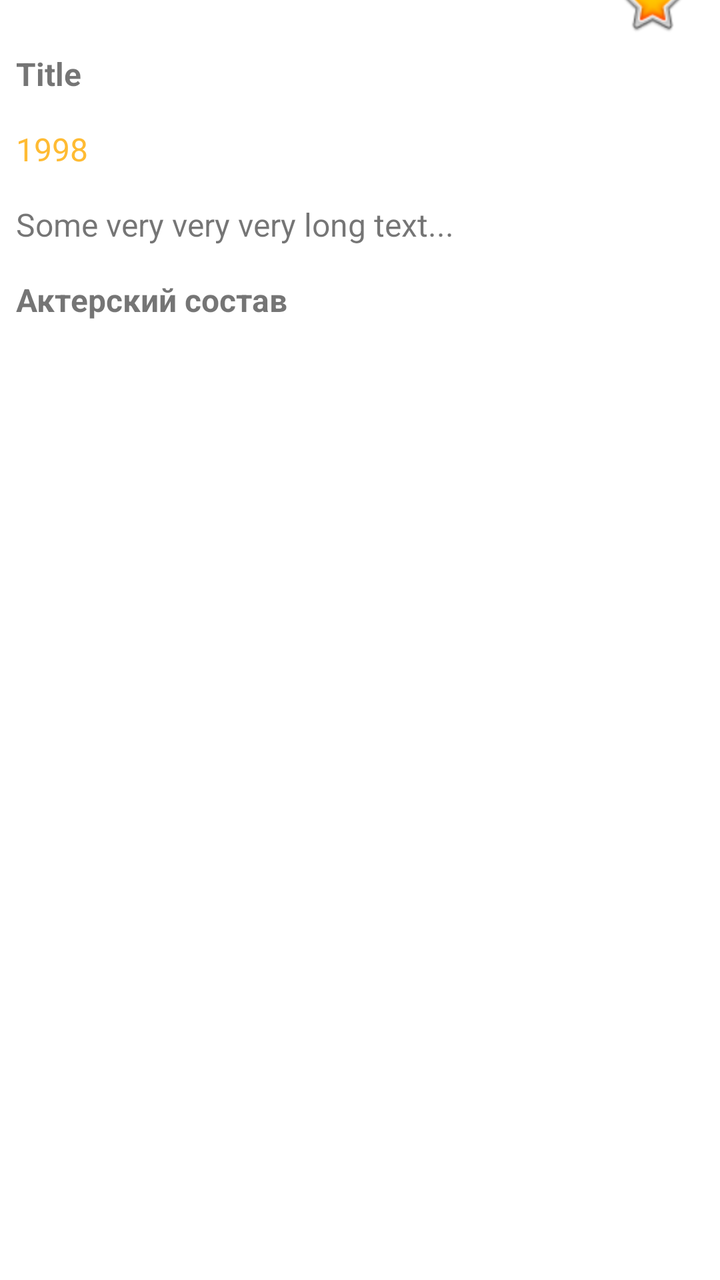
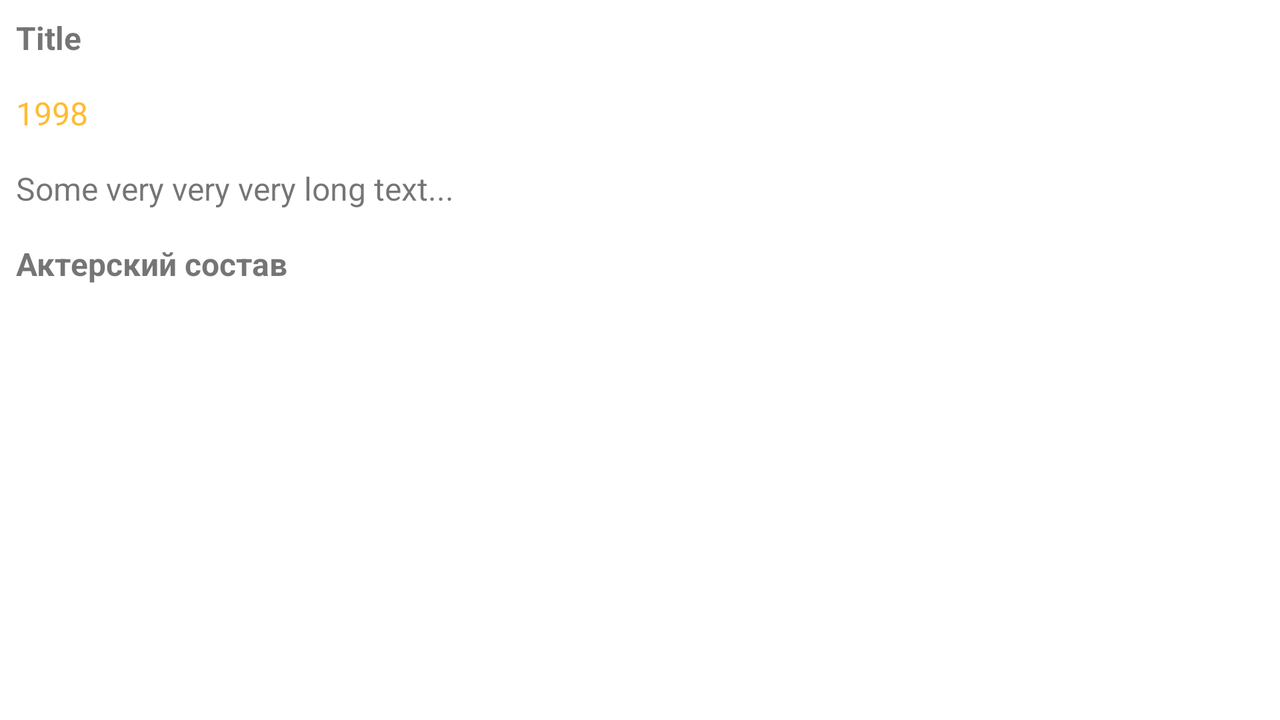

Two renders of one Android screen. The first uses the default layout on a phone; the second uses the alternative layout the repository ships for a different screen configuration, on a matching device. The two XML files are below.
<!-- AndroidManifest.xml: application theme Theme.Nextmovies -->
<!-- res/layout/activity_details.xml -->
<?xml version="1.0" encoding="utf-8"?>
<androidx.core.widget.NestedScrollView xmlns:android="http://schemas.android.com/apk/res/android"
    xmlns:app="http://schemas.android.com/apk/res-auto"
    xmlns:tools="http://schemas.android.com/tools"
    android:layout_width="match_parent"
    android:layout_height="match_parent"
    tools:context=".DetailsActivity">

    <androidx.constraintlayout.widget.ConstraintLayout
        android:layout_width="match_parent"
        android:layout_height="wrap_content">

        <ImageView
            android:id="@+id/img_big_poster"
            android:layout_width="match_parent"
            android:layout_height="wrap_content"
            android:adjustViewBounds="true"
            android:contentDescription="@string/big_poster"
            app:layout_constraintTop_toTopOf="parent"
            tools:src="@tools:sample/avatars" />

        <TextView
            android:id="@+id/tv_title"
            android:layout_width="match_parent"
            android:layout_height="wrap_content"
            android:padding="@dimen/regular_margin"
            android:textSize="@dimen/header_size"
            android:textStyle="bold"
            app:layout_constraintTop_toBottomOf="@id/img_star"
            tools:text="Title" />

        <TextView
            android:id="@+id/tv_year"
            android:layout_width="match_parent"
            android:layout_height="wrap_content"
            android:padding="@dimen/regular_margin"
            android:textColor="@android:color/holo_orange_light"
            android:textSize="@dimen/header_size"
            app:layout_constraintTop_toBottomOf="@id/tv_title"
            tools:text="1998" />

        <TextView
            android:id="@+id/tv_description"
            android:layout_width="match_parent"
            android:layout_height="wrap_content"
            android:padding="@dimen/regular_margin"
            android:textSize="@dimen/header_size"
            app:layout_constraintTop_toBottomOf="@id/tv_year"
            tools:text="Some very very very long text..." />

        <TextView
            android:id="@+id/tv_cast"
            android:layout_width="match_parent"
            android:layout_height="wrap_content"
            android:padding="@dimen/regular_margin"
            android:text="@string/cast"
            android:textSize="@dimen/header_size"
            android:textStyle="bold"
            app:layout_constraintTop_toBottomOf="@id/tv_description" />

        <androidx.recyclerview.widget.RecyclerView
            android:id="@+id/recycler_view_cast"
            android:layout_width="0dp"
            android:layout_height="wrap_content"
            android:layout_margin="8dp"
            app:layout_constraintEnd_toEndOf="parent"
            app:layout_constraintStart_toStartOf="parent"
            app:layout_constraintTop_toBottomOf="@id/tv_cast"
            tools:listitem="@layout/actor_list_item" />

        <androidx.recyclerview.widget.RecyclerView
            android:id="@+id/recycler_view_trailers"
            android:layout_width="match_parent"
            android:layout_height="wrap_content"
            android:nestedScrollingEnabled="false"
            app:layoutManager="androidx.recyclerview.widget.LinearLayoutManager"
            app:layout_constraintTop_toBottomOf="@id/recycler_view_cast" />

        <androidx.recyclerview.widget.RecyclerView
            android:id="@+id/recycler_view_reviews"
            android:layout_width="match_parent"
            android:layout_height="wrap_content"
            android:nestedScrollingEnabled="false"
            app:layoutManager="androidx.recyclerview.widget.LinearLayoutManager"
            app:layout_constraintTop_toBottomOf="@id/recycler_view_trailers" />

        <ImageView
            android:id="@+id/img_star"
            android:layout_width="@dimen/star_size"
            android:layout_height="@dimen/star_size"
            android:layout_margin="@dimen/big_margin"
            android:contentDescription="@string/add_remove_to_favorites"
            app:layout_constraintBottom_toBottomOf="@id/img_big_poster"
            app:layout_constraintEnd_toEndOf="parent"
            app:layout_constraintTop_toBottomOf="@id/img_big_poster"
            tools:srcCompat="@android:drawable/btn_star_big_on" />

    </androidx.constraintlayout.widget.ConstraintLayout>

</androidx.core.widget.NestedScrollView>
<!-- resources referenced by this layout -->
<resources>
  <dimen name="big_margin">16dp</dimen>
  <dimen name="header_size">16sp</dimen>
  <dimen name="regular_margin">8dp</dimen>
  <dimen name="star_size">36dp</dimen>
  <string name="add_remove_to_favorites">Add/remove to favorites</string>
  <string name="big_poster">Big poster</string>
  <string name="cast">Актерский состав</string>
  <style name="Theme.Nextmovies" parent="Theme.MaterialComponents.DayNight.DarkActionBar">
          
          <item name="colorPrimary">@color/black</item>
          <item name="colorPrimaryVariant">@color/black</item>
          <item name="colorOnPrimary">@color/white</item>
          
          <item name="colorSecondary">@color/pink</item>
          <item name="colorSecondaryVariant">@color/teal_700</item>
          <item name="colorOnSecondary">@color/black</item>
          
          <item name="android:statusBarColor" tools:targetApi="l">?attr/colorPrimaryVariant</item>
          
      </style>
</resources>
<!-- res/layout-land/activity_details.xml (the repository's variant of the layout above) -->
<!-- drawn on the phone turned sideways -->
<?xml version="1.0" encoding="utf-8"?>
<androidx.constraintlayout.widget.ConstraintLayout xmlns:android="http://schemas.android.com/apk/res/android"
    xmlns:app="http://schemas.android.com/apk/res-auto"
    xmlns:tools="http://schemas.android.com/tools"
    android:layout_width="match_parent"
    android:layout_height="match_parent"
    android:orientation="horizontal"
    tools:context=".DetailsActivity">

    <ImageView
        android:id="@+id/img_big_poster"
        android:layout_width="wrap_content"
        android:layout_height="match_parent"
        android:adjustViewBounds="true"
        android:contentDescription="@string/big_poster"
        app:layout_constraintBottom_toBottomOf="parent"
        app:layout_constraintStart_toStartOf="parent"
        app:layout_constraintTop_toTopOf="parent"
        tools:src="@tools:sample/avatars" />

    <androidx.core.widget.NestedScrollView
        android:layout_width="0dp"
        android:layout_height="wrap_content"
        app:layout_constraintEnd_toEndOf="parent"
        app:layout_constraintStart_toEndOf="@id/img_big_poster"
        app:layout_constraintTop_toTopOf="parent">

        <androidx.constraintlayout.widget.ConstraintLayout
            android:layout_width="match_parent"
            android:layout_height="match_parent">

            <TextView
                android:id="@+id/tv_title"
                android:layout_width="match_parent"
                android:layout_height="wrap_content"
                android:padding="@dimen/regular_margin"
                android:textSize="@dimen/header_size"
                android:textStyle="bold"
                app:layout_constraintTop_toTopOf="parent"
                tools:text="Title" />

            <TextView
                android:id="@+id/tv_year"
                android:layout_width="match_parent"
                android:layout_height="wrap_content"
                android:padding="@dimen/regular_margin"
                android:textColor="@android:color/holo_orange_light"
                android:textSize="@dimen/header_size"
                app:layout_constraintTop_toBottomOf="@id/tv_title"
                tools:text="1998" />

            <TextView
                android:id="@+id/tv_description"
                android:layout_width="match_parent"
                android:layout_height="wrap_content"
                android:padding="@dimen/regular_margin"
                android:textSize="@dimen/header_size"
                app:layout_constraintTop_toBottomOf="@id/tv_year"
                tools:text="Some very very very long text..." />

            <TextView
                android:id="@+id/tv_cast"
                android:layout_width="match_parent"
                android:layout_height="wrap_content"
                android:padding="@dimen/regular_margin"
                android:text="@string/cast"
                android:textSize="@dimen/header_size"
                android:textStyle="bold"
                app:layout_constraintTop_toBottomOf="@id/tv_description" />

            <androidx.recyclerview.widget.RecyclerView
                android:id="@+id/recycler_view_cast"
                android:layout_width="0dp"
                android:layout_height="wrap_content"
                android:layout_margin="8dp"
                app:layout_constraintEnd_toEndOf="parent"
                app:layout_constraintStart_toStartOf="parent"
                app:layout_constraintTop_toBottomOf="@id/tv_cast"
                tools:listitem="@layout/actor_list_item" />


            <androidx.recyclerview.widget.RecyclerView
                android:id="@+id/recycler_view_trailers"
                android:layout_width="match_parent"
                android:layout_height="wrap_content"
                android:nestedScrollingEnabled="false"
                app:layoutManager="androidx.recyclerview.widget.LinearLayoutManager"
                app:layout_constraintTop_toBottomOf="@id/recycler_view_cast" />

            <androidx.recyclerview.widget.RecyclerView
                android:id="@+id/recycler_view_reviews"
                android:layout_width="match_parent"
                android:layout_height="wrap_content"
                android:nestedScrollingEnabled="false"
                app:layoutManager="androidx.recyclerview.widget.LinearLayoutManager"
                app:layout_constraintTop_toBottomOf="@id/recycler_view_trailers" />

        </androidx.constraintlayout.widget.ConstraintLayout>

    </androidx.core.widget.NestedScrollView>

    <ImageView
        android:id="@+id/img_star"
        android:layout_width="@dimen/star_size"
        android:layout_height="@dimen/star_size"
        android:layout_margin="@dimen/big_margin"
        android:contentDescription="@string/add_remove_to_favorites"
        app:layout_constraintEnd_toEndOf="@id/img_big_poster"
        app:layout_constraintTop_toTopOf="parent"
        tools:srcCompat="@android:drawable/btn_star_big_on" />

</androidx.constraintlayout.widget.ConstraintLayout>
